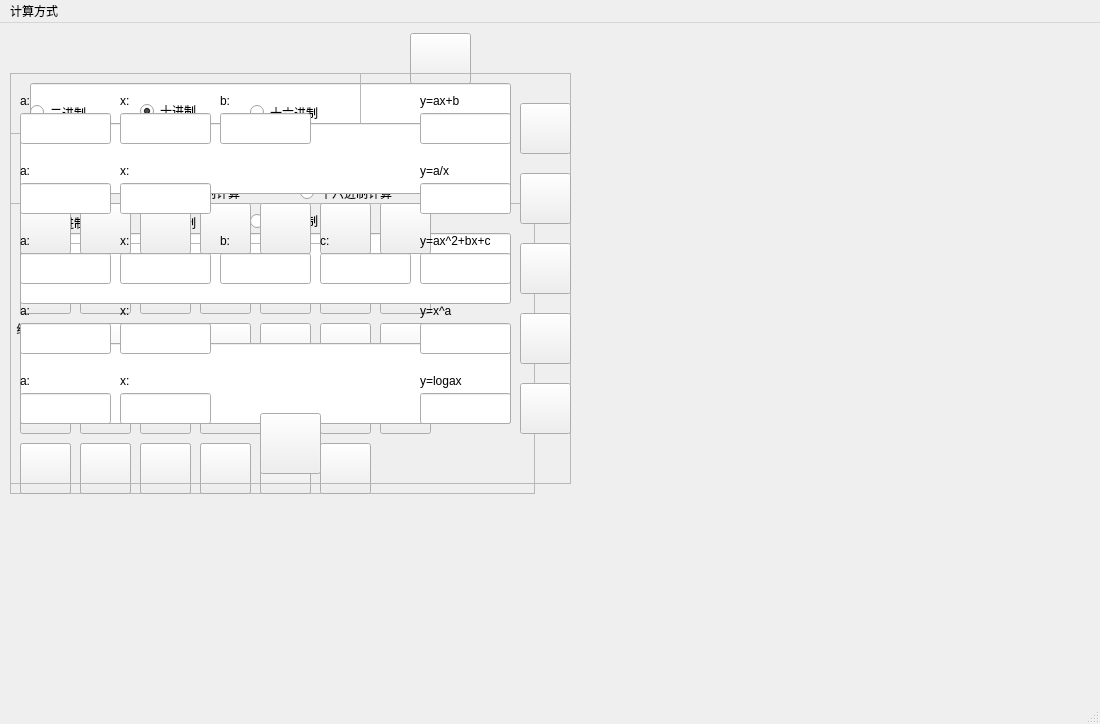
<?xml version="1.0" encoding="UTF-8"?>
<ui version="4.0">
 <class>MainWindow</class>
 <widget class="QMainWindow" name="MainWindow">
  <property name="geometry">
   <rect>
    <x>0</x>
    <y>0</y>
    <width>1100</width>
    <height>724</height>
   </rect>
  </property>
  <property name="windowTitle">
   <string>MainWindow</string>
  </property>
  <widget class="QWidget" name="centralWidget">
   <widget class="QFrame" name="frame">
    <property name="geometry">
     <rect>
      <x>10</x>
      <y>180</y>
      <width>525</width>
      <height>291</height>
     </rect>
    </property>
    <property name="frameShape">
     <enum>QFrame::StyledPanel</enum>
    </property>
    <property name="frameShadow">
     <enum>QFrame::Raised</enum>
    </property>
    <widget class="QPushButton" name="pushButton_7">
     <property name="geometry">
      <rect>
       <x>10</x>
       <y>0</y>
       <width>51</width>
       <height>51</height>
      </rect>
     </property>
     <property name="text">
      <string/>
     </property>
    </widget>
    <widget class="QPushButton" name="pushButton_8">
     <property name="geometry">
      <rect>
       <x>70</x>
       <y>0</y>
       <width>51</width>
       <height>51</height>
      </rect>
     </property>
     <property name="text">
      <string/>
     </property>
    </widget>
    <widget class="QPushButton" name="pushButton_9">
     <property name="geometry">
      <rect>
       <x>130</x>
       <y>0</y>
       <width>51</width>
       <height>51</height>
      </rect>
     </property>
     <property name="text">
      <string/>
     </property>
    </widget>
    <widget class="QPushButton" name="pushButton_4">
     <property name="geometry">
      <rect>
       <x>10</x>
       <y>60</y>
       <width>51</width>
       <height>51</height>
      </rect>
     </property>
     <property name="text">
      <string/>
     </property>
    </widget>
    <widget class="QPushButton" name="pushButton_5">
     <property name="geometry">
      <rect>
       <x>70</x>
       <y>60</y>
       <width>51</width>
       <height>51</height>
      </rect>
     </property>
     <property name="text">
      <string/>
     </property>
    </widget>
    <widget class="QPushButton" name="pushButton_6">
     <property name="geometry">
      <rect>
       <x>130</x>
       <y>60</y>
       <width>51</width>
       <height>51</height>
      </rect>
     </property>
     <property name="text">
      <string/>
     </property>
    </widget>
    <widget class="QPushButton" name="pushButton_1">
     <property name="geometry">
      <rect>
       <x>10</x>
       <y>120</y>
       <width>51</width>
       <height>51</height>
      </rect>
     </property>
     <property name="text">
      <string/>
     </property>
    </widget>
    <widget class="QPushButton" name="pushButton_2">
     <property name="geometry">
      <rect>
       <x>70</x>
       <y>120</y>
       <width>51</width>
       <height>51</height>
      </rect>
     </property>
     <property name="text">
      <string/>
     </property>
    </widget>
    <widget class="QPushButton" name="pushButton_3">
     <property name="geometry">
      <rect>
       <x>130</x>
       <y>120</y>
       <width>51</width>
       <height>51</height>
      </rect>
     </property>
     <property name="text">
      <string/>
     </property>
    </widget>
    <widget class="QPushButton" name="pushButton_0">
     <property name="geometry">
      <rect>
       <x>10</x>
       <y>180</y>
       <width>51</width>
       <height>51</height>
      </rect>
     </property>
     <property name="text">
      <string/>
     </property>
    </widget>
    <widget class="QPushButton" name="pushButton_dian">
     <property name="geometry">
      <rect>
       <x>70</x>
       <y>180</y>
       <width>51</width>
       <height>51</height>
      </rect>
     </property>
     <property name="text">
      <string/>
     </property>
    </widget>
    <widget class="QPushButton" name="pushButton_dengyu">
     <property name="geometry">
      <rect>
       <x>190</x>
       <y>180</y>
       <width>111</width>
       <height>51</height>
      </rect>
     </property>
     <property name="text">
      <string/>
     </property>
    </widget>
    <widget class="QPushButton" name="pushButton_chu">
     <property name="geometry">
      <rect>
       <x>250</x>
       <y>60</y>
       <width>51</width>
       <height>51</height>
      </rect>
     </property>
     <property name="text">
      <string/>
     </property>
    </widget>
    <widget class="QPushButton" name="pushButton_cheng">
     <property name="geometry">
      <rect>
       <x>190</x>
       <y>60</y>
       <width>51</width>
       <height>51</height>
      </rect>
     </property>
     <property name="text">
      <string/>
     </property>
    </widget>
    <widget class="QPushButton" name="pushButton_jian">
     <property name="geometry">
      <rect>
       <x>250</x>
       <y>0</y>
       <width>51</width>
       <height>51</height>
      </rect>
     </property>
     <property name="text">
      <string/>
     </property>
    </widget>
    <widget class="QPushButton" name="pushButton_jia">
     <property name="geometry">
      <rect>
       <x>190</x>
       <y>0</y>
       <width>51</width>
       <height>51</height>
      </rect>
     </property>
     <property name="text">
      <string/>
     </property>
    </widget>
    <widget class="QPushButton" name="pushButton_ce">
     <property name="geometry">
      <rect>
       <x>250</x>
       <y>120</y>
       <width>51</width>
       <height>51</height>
      </rect>
     </property>
     <property name="text">
      <string/>
     </property>
    </widget>
    <widget class="QPushButton" name="pushButton_pai">
     <property name="geometry">
      <rect>
       <x>370</x>
       <y>60</y>
       <width>51</width>
       <height>51</height>
      </rect>
     </property>
     <property name="text">
      <string/>
     </property>
    </widget>
    <widget class="QPushButton" name="pushButton_back">
     <property name="geometry">
      <rect>
       <x>130</x>
       <y>180</y>
       <width>51</width>
       <height>51</height>
      </rect>
     </property>
     <property name="text">
      <string/>
     </property>
    </widget>
    <widget class="QPushButton" name="pushButton_lg">
     <property name="geometry">
      <rect>
       <x>310</x>
       <y>120</y>
       <width>51</width>
       <height>51</height>
      </rect>
     </property>
     <property name="text">
      <string/>
     </property>
    </widget>
    <widget class="QPushButton" name="pushButton_sin">
     <property name="geometry">
      <rect>
       <x>310</x>
       <y>0</y>
       <width>51</width>
       <height>51</height>
      </rect>
     </property>
     <property name="text">
      <string/>
     </property>
    </widget>
    <widget class="QPushButton" name="pushButton_cos">
     <property name="geometry">
      <rect>
       <x>370</x>
       <y>0</y>
       <width>51</width>
       <height>51</height>
      </rect>
     </property>
     <property name="text">
      <string/>
     </property>
    </widget>
    <widget class="QPushButton" name="pushButton_ln">
     <property name="geometry">
      <rect>
       <x>370</x>
       <y>120</y>
       <width>51</width>
       <height>51</height>
      </rect>
     </property>
     <property name="text">
      <string/>
     </property>
    </widget>
    <widget class="QPushButton" name="pushButton_tan">
     <property name="geometry">
      <rect>
       <x>310</x>
       <y>60</y>
       <width>51</width>
       <height>51</height>
      </rect>
     </property>
     <property name="text">
      <string/>
     </property>
    </widget>
    <widget class="QPushButton" name="pushButton_chengmi">
     <property name="geometry">
      <rect>
       <x>190</x>
       <y>120</y>
       <width>51</width>
       <height>51</height>
      </rect>
     </property>
     <property name="text">
      <string/>
     </property>
    </widget>
    <widget class="QPushButton" name="pushButton_10">
     <property name="geometry">
      <rect>
       <x>10</x>
       <y>240</y>
       <width>51</width>
       <height>51</height>
      </rect>
     </property>
     <property name="text">
      <string/>
     </property>
    </widget>
    <widget class="QPushButton" name="pushButton_11">
     <property name="geometry">
      <rect>
       <x>70</x>
       <y>240</y>
       <width>51</width>
       <height>51</height>
      </rect>
     </property>
     <property name="text">
      <string/>
     </property>
    </widget>
    <widget class="QPushButton" name="pushButton_12">
     <property name="geometry">
      <rect>
       <x>130</x>
       <y>240</y>
       <width>51</width>
       <height>51</height>
      </rect>
     </property>
     <property name="text">
      <string/>
     </property>
    </widget>
    <widget class="QPushButton" name="pushButton_13">
     <property name="geometry">
      <rect>
       <x>190</x>
       <y>240</y>
       <width>51</width>
       <height>51</height>
      </rect>
     </property>
     <property name="text">
      <string/>
     </property>
    </widget>
    <widget class="QPushButton" name="pushButton_14">
     <property name="geometry">
      <rect>
       <x>250</x>
       <y>240</y>
       <width>51</width>
       <height>51</height>
      </rect>
     </property>
     <property name="text">
      <string/>
     </property>
    </widget>
    <widget class="QPushButton" name="pushButton_15">
     <property name="geometry">
      <rect>
       <x>310</x>
       <y>240</y>
       <width>51</width>
       <height>51</height>
      </rect>
     </property>
     <property name="text">
      <string/>
     </property>
    </widget>
    <widget class="QPushButton" name="pushButton_lkuo">
     <property name="geometry">
      <rect>
       <x>310</x>
       <y>180</y>
       <width>51</width>
       <height>51</height>
      </rect>
     </property>
     <property name="text">
      <string/>
     </property>
    </widget>
    <widget class="QPushButton" name="pushButton_rkuo">
     <property name="geometry">
      <rect>
       <x>370</x>
       <y>180</y>
       <width>51</width>
       <height>51</height>
      </rect>
     </property>
     <property name="text">
      <string/>
     </property>
    </widget>
    <widget class="QLabel" name="label">
     <property name="geometry">
      <rect>
       <x>0</x>
       <y>100</y>
       <width>72</width>
       <height>51</height>
      </rect>
     </property>
     <property name="text">
      <string>  结果</string>
     </property>
    </widget>
    <widget class="QPushButton" name="pushButton_gongyue">
     <property name="geometry">
      <rect>
       <x>70</x>
       <y>240</y>
       <width>51</width>
       <height>51</height>
      </rect>
     </property>
     <property name="text">
      <string/>
     </property>
    </widget>
    <widget class="QPushButton" name="pushButton_gongbei">
     <property name="geometry">
      <rect>
       <x>10</x>
       <y>240</y>
       <width>51</width>
       <height>51</height>
      </rect>
     </property>
     <property name="text">
      <string/>
     </property>
    </widget>
    <widget class="QPushButton" name="pushButton_min">
     <property name="geometry">
      <rect>
       <x>130</x>
       <y>240</y>
       <width>51</width>
       <height>51</height>
      </rect>
     </property>
     <property name="text">
      <string/>
     </property>
    </widget>
    <widget class="QPushButton" name="pushButton_max">
     <property name="geometry">
      <rect>
       <x>190</x>
       <y>240</y>
       <width>51</width>
       <height>51</height>
      </rect>
     </property>
     <property name="text">
      <string/>
     </property>
    </widget>
    <widget class="QPushButton" name="pushButton_ceshuang">
     <property name="geometry">
      <rect>
       <x>250</x>
       <y>240</y>
       <width>51</width>
       <height>51</height>
      </rect>
     </property>
     <property name="text">
      <string/>
     </property>
    </widget>
    <widget class="QLineEdit" name="lineEdit_5">
     <property name="geometry">
      <rect>
       <x>10</x>
       <y>140</y>
       <width>491</width>
       <height>81</height>
      </rect>
     </property>
    </widget>
    <widget class="QLineEdit" name="lineEdit_4">
     <property name="geometry">
      <rect>
       <x>10</x>
       <y>30</y>
       <width>491</width>
       <height>71</height>
      </rect>
     </property>
    </widget>
    <widget class="QFrame" name="frame_3">
     <property name="geometry">
      <rect>
       <x>20</x>
       <y>-20</y>
       <width>331</width>
       <height>61</height>
      </rect>
     </property>
     <property name="frameShape">
      <enum>QFrame::StyledPanel</enum>
     </property>
     <property name="frameShadow">
      <enum>QFrame::Raised</enum>
     </property>
     <widget class="QRadioButton" name="radioButton_7">
      <property name="geometry">
       <rect>
        <x>220</x>
        <y>30</y>
        <width>91</width>
        <height>16</height>
       </rect>
      </property>
      <property name="text">
       <string>十六进制</string>
      </property>
     </widget>
     <widget class="QRadioButton" name="radioButton_3">
      <property name="geometry">
       <rect>
        <x>0</x>
        <y>30</y>
        <width>115</width>
        <height>19</height>
       </rect>
      </property>
      <property name="text">
       <string>二进制</string>
      </property>
     </widget>
     <widget class="QRadioButton" name="radioButton_4">
      <property name="geometry">
       <rect>
        <x>110</x>
        <y>30</y>
        <width>115</width>
        <height>19</height>
       </rect>
      </property>
      <property name="text">
       <string>十进制</string>
      </property>
      <property name="checked">
       <bool>true</bool>
      </property>
     </widget>
    </widget>
    <zorder>pushButton_4</zorder>
    <zorder>pushButton_5</zorder>
    <zorder>pushButton_6</zorder>
    <zorder>pushButton_1</zorder>
    <zorder>pushButton_2</zorder>
    <zorder>pushButton_3</zorder>
    <zorder>pushButton_0</zorder>
    <zorder>pushButton_dian</zorder>
    <zorder>pushButton_dengyu</zorder>
    <zorder>pushButton_chu</zorder>
    <zorder>pushButton_cheng</zorder>
    <zorder>pushButton_ce</zorder>
    <zorder>pushButton_pai</zorder>
    <zorder>pushButton_back</zorder>
    <zorder>pushButton_lg</zorder>
    <zorder>pushButton_ln</zorder>
    <zorder>pushButton_tan</zorder>
    <zorder>pushButton_chengmi</zorder>
    <zorder>pushButton_10</zorder>
    <zorder>pushButton_11</zorder>
    <zorder>pushButton_12</zorder>
    <zorder>pushButton_13</zorder>
    <zorder>pushButton_14</zorder>
    <zorder>pushButton_15</zorder>
    <zorder>pushButton_lkuo</zorder>
    <zorder>pushButton_rkuo</zorder>
    <zorder>label</zorder>
    <zorder>pushButton_gongyue</zorder>
    <zorder>pushButton_gongbei</zorder>
    <zorder>pushButton_min</zorder>
    <zorder>pushButton_max</zorder>
    <zorder>pushButton_ceshuang</zorder>
    <zorder>lineEdit_5</zorder>
    <zorder>lineEdit_4</zorder>
    <zorder>frame_3</zorder>
    <zorder>pushButton_7</zorder>
    <zorder>pushButton_8</zorder>
    <zorder>pushButton_9</zorder>
    <zorder>pushButton_cos</zorder>
    <zorder>pushButton_jia</zorder>
    <zorder>pushButton_jian</zorder>
    <zorder>pushButton_sin</zorder>
   </widget>
   <widget class="QLabel" name="tips1">
    <property name="geometry">
     <rect>
      <x>20</x>
      <y>10</y>
      <width>171</width>
      <height>41</height>
     </rect>
    </property>
    <property name="text">
     <string/>
    </property>
   </widget>
   <widget class="QLabel" name="tips2">
    <property name="geometry">
     <rect>
      <x>20</x>
      <y>10</y>
      <width>171</width>
      <height>41</height>
     </rect>
    </property>
    <property name="text">
     <string/>
    </property>
   </widget>
   <widget class="QLabel" name="tips3">
    <property name="geometry">
     <rect>
      <x>20</x>
      <y>10</y>
      <width>171</width>
      <height>41</height>
     </rect>
    </property>
    <property name="text">
     <string/>
    </property>
   </widget>
   <widget class="QLineEdit" name="lineEdit">
    <property name="geometry">
     <rect>
      <x>30</x>
      <y>60</y>
      <width>481</width>
      <height>41</height>
     </rect>
    </property>
   </widget>
   <widget class="QLineEdit" name="lineEdit_2">
    <property name="geometry">
     <rect>
      <x>30</x>
      <y>110</y>
      <width>481</width>
      <height>41</height>
     </rect>
    </property>
   </widget>
   <widget class="QFrame" name="frame_2">
    <property name="geometry">
     <rect>
      <x>10</x>
      <y>50</y>
      <width>351</width>
      <height>61</height>
     </rect>
    </property>
    <property name="frameShape">
     <enum>QFrame::StyledPanel</enum>
    </property>
    <property name="frameShadow">
     <enum>QFrame::Raised</enum>
    </property>
    <widget class="QRadioButton" name="radioButton_5">
     <property name="geometry">
      <rect>
       <x>130</x>
       <y>30</y>
       <width>81</width>
       <height>16</height>
      </rect>
     </property>
     <property name="text">
      <string>十进制</string>
     </property>
     <property name="checked">
      <bool>true</bool>
     </property>
    </widget>
    <widget class="QRadioButton" name="radioButton_6">
     <property name="geometry">
      <rect>
       <x>240</x>
       <y>30</y>
       <width>115</width>
       <height>19</height>
      </rect>
     </property>
     <property name="text">
      <string>十六进制</string>
     </property>
    </widget>
    <widget class="QRadioButton" name="radioButton">
     <property name="geometry">
      <rect>
       <x>20</x>
       <y>30</y>
       <width>115</width>
       <height>19</height>
      </rect>
     </property>
     <property name="text">
      <string>二进制</string>
     </property>
    </widget>
   </widget>
   <widget class="QLineEdit" name="lineEdit_3">
    <property name="geometry">
     <rect>
      <x>20</x>
      <y>100</y>
      <width>491</width>
      <height>71</height>
     </rect>
    </property>
   </widget>
   <widget class="QFrame" name="frame_4">
    <property name="geometry">
     <rect>
      <x>30</x>
      <y>150</y>
      <width>411</width>
      <height>31</height>
     </rect>
    </property>
    <property name="frameShape">
     <enum>QFrame::StyledPanel</enum>
    </property>
    <property name="frameShadow">
     <enum>QFrame::Raised</enum>
    </property>
    <widget class="QRadioButton" name="radioButton_2">
     <property name="geometry">
      <rect>
       <x>0</x>
       <y>10</y>
       <width>115</width>
       <height>19</height>
      </rect>
     </property>
     <property name="acceptDrops">
      <bool>false</bool>
     </property>
     <property name="text">
      <string>二进制计算</string>
     </property>
     <property name="checkable">
      <bool>true</bool>
     </property>
    </widget>
    <widget class="QRadioButton" name="radioButton_10">
     <property name="geometry">
      <rect>
       <x>130</x>
       <y>10</y>
       <width>115</width>
       <height>19</height>
      </rect>
     </property>
     <property name="text">
      <string>十进制计算</string>
     </property>
     <property name="checked">
      <bool>true</bool>
     </property>
    </widget>
    <widget class="QRadioButton" name="radioButton_16">
     <property name="geometry">
      <rect>
       <x>270</x>
       <y>10</y>
       <width>115</width>
       <height>19</height>
      </rect>
     </property>
     <property name="text">
      <string>十六进制计算</string>
     </property>
     <property name="checked">
      <bool>false</bool>
     </property>
    </widget>
   </widget>
   <widget class="QFrame" name="frame_5">
    <property name="geometry">
     <rect>
      <x>10</x>
      <y>50</y>
      <width>561</width>
      <height>411</height>
     </rect>
    </property>
    <property name="frameShape">
     <enum>QFrame::StyledPanel</enum>
    </property>
    <property name="frameShadow">
     <enum>QFrame::Raised</enum>
    </property>
    <widget class="QLineEdit" name="lineEdit_a1">
     <property name="geometry">
      <rect>
       <x>10</x>
       <y>40</y>
       <width>91</width>
       <height>31</height>
      </rect>
     </property>
    </widget>
    <widget class="QLineEdit" name="lineEdit_x1">
     <property name="geometry">
      <rect>
       <x>110</x>
       <y>40</y>
       <width>91</width>
       <height>31</height>
      </rect>
     </property>
    </widget>
    <widget class="QLineEdit" name="lineEdit_b1">
     <property name="geometry">
      <rect>
       <x>210</x>
       <y>40</y>
       <width>91</width>
       <height>31</height>
      </rect>
     </property>
    </widget>
    <widget class="QLineEdit" name="lineEdit_y1">
     <property name="geometry">
      <rect>
       <x>410</x>
       <y>40</y>
       <width>91</width>
       <height>31</height>
      </rect>
     </property>
    </widget>
    <widget class="QPushButton" name="pushButton_dengyu1">
     <property name="geometry">
      <rect>
       <x>510</x>
       <y>30</y>
       <width>51</width>
       <height>51</height>
      </rect>
     </property>
     <property name="text">
      <string/>
     </property>
    </widget>
    <widget class="QLineEdit" name="lineEdit_a2">
     <property name="geometry">
      <rect>
       <x>10</x>
       <y>110</y>
       <width>91</width>
       <height>31</height>
      </rect>
     </property>
    </widget>
    <widget class="QLineEdit" name="lineEdit_x2">
     <property name="geometry">
      <rect>
       <x>110</x>
       <y>110</y>
       <width>91</width>
       <height>31</height>
      </rect>
     </property>
    </widget>
    <widget class="QLineEdit" name="lineEdit_y2">
     <property name="geometry">
      <rect>
       <x>410</x>
       <y>110</y>
       <width>91</width>
       <height>31</height>
      </rect>
     </property>
    </widget>
    <widget class="QPushButton" name="pushButton_dengyu2">
     <property name="geometry">
      <rect>
       <x>510</x>
       <y>100</y>
       <width>51</width>
       <height>51</height>
      </rect>
     </property>
     <property name="text">
      <string/>
     </property>
    </widget>
    <widget class="QLineEdit" name="lineEdit_x3">
     <property name="geometry">
      <rect>
       <x>110</x>
       <y>180</y>
       <width>91</width>
       <height>31</height>
      </rect>
     </property>
    </widget>
    <widget class="QLineEdit" name="lineEdit_b3">
     <property name="geometry">
      <rect>
       <x>210</x>
       <y>180</y>
       <width>91</width>
       <height>31</height>
      </rect>
     </property>
    </widget>
    <widget class="QLineEdit" name="lineEdit_c3">
     <property name="geometry">
      <rect>
       <x>310</x>
       <y>180</y>
       <width>91</width>
       <height>31</height>
      </rect>
     </property>
    </widget>
    <widget class="QLineEdit" name="lineEdit_y3">
     <property name="geometry">
      <rect>
       <x>410</x>
       <y>180</y>
       <width>91</width>
       <height>31</height>
      </rect>
     </property>
    </widget>
    <widget class="QPushButton" name="pushButton_dengyu3">
     <property name="geometry">
      <rect>
       <x>510</x>
       <y>170</y>
       <width>51</width>
       <height>51</height>
      </rect>
     </property>
     <property name="text">
      <string/>
     </property>
    </widget>
    <widget class="QLineEdit" name="lineEdit_a4">
     <property name="geometry">
      <rect>
       <x>10</x>
       <y>250</y>
       <width>91</width>
       <height>31</height>
      </rect>
     </property>
    </widget>
    <widget class="QLineEdit" name="lineEdit_x4">
     <property name="geometry">
      <rect>
       <x>110</x>
       <y>250</y>
       <width>91</width>
       <height>31</height>
      </rect>
     </property>
    </widget>
    <widget class="QLineEdit" name="lineEdit_y4">
     <property name="geometry">
      <rect>
       <x>410</x>
       <y>250</y>
       <width>91</width>
       <height>31</height>
      </rect>
     </property>
    </widget>
    <widget class="QLineEdit" name="lineEdit_a5">
     <property name="geometry">
      <rect>
       <x>10</x>
       <y>320</y>
       <width>91</width>
       <height>31</height>
      </rect>
     </property>
    </widget>
    <widget class="QLineEdit" name="lineEdit_x5">
     <property name="geometry">
      <rect>
       <x>110</x>
       <y>320</y>
       <width>91</width>
       <height>31</height>
      </rect>
     </property>
    </widget>
    <widget class="QLineEdit" name="lineEdit_y5">
     <property name="geometry">
      <rect>
       <x>410</x>
       <y>320</y>
       <width>91</width>
       <height>31</height>
      </rect>
     </property>
    </widget>
    <widget class="QPushButton" name="pushButton_dengyu4">
     <property name="geometry">
      <rect>
       <x>510</x>
       <y>240</y>
       <width>51</width>
       <height>51</height>
      </rect>
     </property>
     <property name="text">
      <string/>
     </property>
    </widget>
    <widget class="QPushButton" name="pushButton_dengyu5">
     <property name="geometry">
      <rect>
       <x>510</x>
       <y>310</y>
       <width>51</width>
       <height>51</height>
      </rect>
     </property>
     <property name="text">
      <string/>
     </property>
    </widget>
    <widget class="QLabel" name="label_a1">
     <property name="geometry">
      <rect>
       <x>10</x>
       <y>20</y>
       <width>72</width>
       <height>15</height>
      </rect>
     </property>
     <property name="text">
      <string>a:</string>
     </property>
    </widget>
    <widget class="QLabel" name="label_x1">
     <property name="geometry">
      <rect>
       <x>110</x>
       <y>20</y>
       <width>72</width>
       <height>15</height>
      </rect>
     </property>
     <property name="text">
      <string>x:</string>
     </property>
    </widget>
    <widget class="QLabel" name="label_b1">
     <property name="geometry">
      <rect>
       <x>210</x>
       <y>20</y>
       <width>72</width>
       <height>15</height>
      </rect>
     </property>
     <property name="text">
      <string>b:</string>
     </property>
    </widget>
    <widget class="QLabel" name="label_y1">
     <property name="geometry">
      <rect>
       <x>410</x>
       <y>20</y>
       <width>72</width>
       <height>15</height>
      </rect>
     </property>
     <property name="text">
      <string>y=ax+b</string>
     </property>
    </widget>
    <widget class="QLabel" name="label_a2">
     <property name="geometry">
      <rect>
       <x>10</x>
       <y>90</y>
       <width>72</width>
       <height>15</height>
      </rect>
     </property>
     <property name="text">
      <string>a:</string>
     </property>
    </widget>
    <widget class="QLabel" name="label_x2">
     <property name="geometry">
      <rect>
       <x>110</x>
       <y>90</y>
       <width>72</width>
       <height>15</height>
      </rect>
     </property>
     <property name="text">
      <string>x:</string>
     </property>
    </widget>
    <widget class="QLabel" name="label_y2">
     <property name="geometry">
      <rect>
       <x>410</x>
       <y>90</y>
       <width>72</width>
       <height>15</height>
      </rect>
     </property>
     <property name="text">
      <string>y=a/x</string>
     </property>
    </widget>
    <widget class="QLabel" name="label_a3">
     <property name="geometry">
      <rect>
       <x>10</x>
       <y>160</y>
       <width>72</width>
       <height>15</height>
      </rect>
     </property>
     <property name="text">
      <string>a:</string>
     </property>
    </widget>
    <widget class="QLabel" name="label_x3">
     <property name="geometry">
      <rect>
       <x>110</x>
       <y>160</y>
       <width>72</width>
       <height>15</height>
      </rect>
     </property>
     <property name="text">
      <string>x:</string>
     </property>
    </widget>
    <widget class="QLabel" name="label_b3">
     <property name="geometry">
      <rect>
       <x>210</x>
       <y>160</y>
       <width>72</width>
       <height>15</height>
      </rect>
     </property>
     <property name="text">
      <string>b:</string>
     </property>
    </widget>
    <widget class="QLabel" name="label_c3">
     <property name="geometry">
      <rect>
       <x>310</x>
       <y>160</y>
       <width>72</width>
       <height>15</height>
      </rect>
     </property>
     <property name="text">
      <string>c:</string>
     </property>
    </widget>
    <widget class="QLabel" name="label_y3">
     <property name="geometry">
      <rect>
       <x>410</x>
       <y>160</y>
       <width>111</width>
       <height>16</height>
      </rect>
     </property>
     <property name="text">
      <string>y=ax^2+bx+c</string>
     </property>
    </widget>
    <widget class="QLabel" name="label_a4">
     <property name="geometry">
      <rect>
       <x>10</x>
       <y>230</y>
       <width>72</width>
       <height>15</height>
      </rect>
     </property>
     <property name="text">
      <string>a:</string>
     </property>
    </widget>
    <widget class="QLabel" name="label_x4">
     <property name="geometry">
      <rect>
       <x>110</x>
       <y>230</y>
       <width>72</width>
       <height>15</height>
      </rect>
     </property>
     <property name="text">
      <string>x:</string>
     </property>
    </widget>
    <widget class="QLabel" name="label_y4">
     <property name="geometry">
      <rect>
       <x>410</x>
       <y>230</y>
       <width>72</width>
       <height>15</height>
      </rect>
     </property>
     <property name="text">
      <string>y=x^a</string>
     </property>
    </widget>
    <widget class="QLabel" name="label_a5">
     <property name="geometry">
      <rect>
       <x>10</x>
       <y>300</y>
       <width>72</width>
       <height>15</height>
      </rect>
     </property>
     <property name="text">
      <string>a:</string>
     </property>
    </widget>
    <widget class="QLabel" name="label_x5">
     <property name="geometry">
      <rect>
       <x>110</x>
       <y>300</y>
       <width>72</width>
       <height>15</height>
      </rect>
     </property>
     <property name="text">
      <string>x:</string>
     </property>
    </widget>
    <widget class="QLabel" name="label_y5">
     <property name="geometry">
      <rect>
       <x>410</x>
       <y>300</y>
       <width>72</width>
       <height>15</height>
      </rect>
     </property>
     <property name="text">
      <string>y=logax</string>
     </property>
    </widget>
    <widget class="QLineEdit" name="lineEdit_a3">
     <property name="geometry">
      <rect>
       <x>10</x>
       <y>180</y>
       <width>91</width>
       <height>31</height>
      </rect>
     </property>
    </widget>
    <widget class="QPushButton" name="pushButton_cehanshu">
     <property name="geometry">
      <rect>
       <x>250</x>
       <y>340</y>
       <width>61</width>
       <height>61</height>
      </rect>
     </property>
     <property name="text">
      <string/>
     </property>
    </widget>
   </widget>
   <widget class="QLabel" name="label_bang">
    <property name="geometry">
     <rect>
      <x>180</x>
      <y>10</y>
      <width>211</width>
      <height>71</height>
     </rect>
    </property>
    <property name="text">
     <string/>
    </property>
   </widget>
   <widget class="QPushButton" name="pushButton_bangzhu">
    <property name="geometry">
     <rect>
      <x>410</x>
      <y>10</y>
      <width>61</width>
      <height>51</height>
     </rect>
    </property>
    <property name="text">
     <string/>
    </property>
   </widget>
   <zorder>frame_4</zorder>
   <zorder>tips3</zorder>
   <zorder>frame</zorder>
   <zorder>tips2</zorder>
   <zorder>tips1</zorder>
   <zorder>lineEdit</zorder>
   <zorder>lineEdit_2</zorder>
   <zorder>frame_2</zorder>
   <zorder>lineEdit_3</zorder>
   <zorder>label_bang</zorder>
   <zorder>pushButton_bangzhu</zorder>
   <zorder>frame_5</zorder>
  </widget>
  <widget class="QMenuBar" name="menuBar">
   <property name="geometry">
    <rect>
     <x>0</x>
     <y>0</y>
     <width>1100</width>
     <height>26</height>
    </rect>
   </property>
   <widget class="QMenu" name="menu_3">
    <property name="title">
     <string>计算方式</string>
    </property>
    <addaction name="separator"/>
    <addaction name="action_1"/>
    <addaction name="actionsha"/>
    <addaction name="actiona"/>
   </widget>
   <addaction name="menu_3"/>
  </widget>
  <widget class="QStatusBar" name="statusBar"/>
  <action name="action_1">
   <property name="text">
    <string>常规计算</string>
   </property>
  </action>
  <action name="actionsha">
   <property name="text">
    <string>双数计算</string>
   </property>
  </action>
  <action name="actiona">
   <property name="text">
    <string>函数计算</string>
   </property>
  </action>
 </widget>
 <layoutdefault spacing="6" margin="11"/>
 <resources/>
 <connections/>
</ui>
